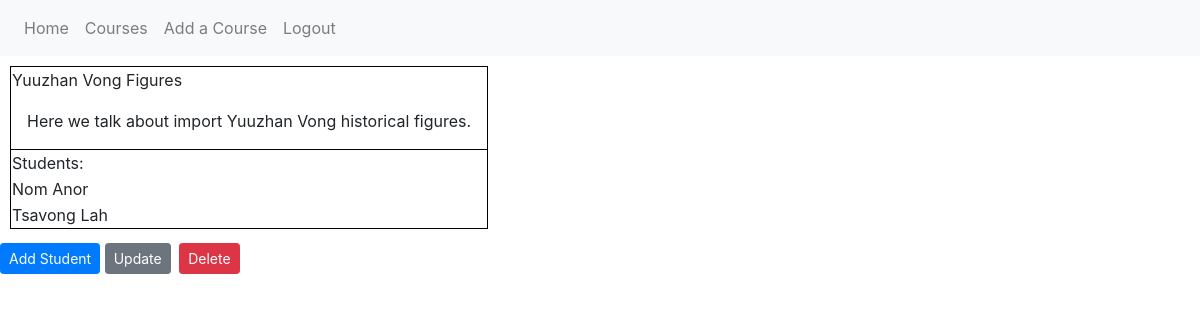
The app's page /course/1 (signed in) with its own data.
### guide_and_teach/models.py (models this page shows, shortened)
class Course(db.Model):
    id = db.Column(db.Integer, primary_key=True)
    course_title = db.Column(db.String(100), nullable=False)
    course_desc = db.Column(db.Text, nullable=False)
    user_id = db.Column(db.Integer, db.ForeignKey('user.id'), nullable=False)
    student = db.relationship('Student', backref='course', lazy=True)

class Student(db.Model):
    id = db.Column(db.Integer, primary_key=True)
    user_id = db.Column(db.Integer, db.ForeignKey('user.id'))
    course_id = db.Column(db.Integer, db.ForeignKey('course.id'))
    student_name = db.Column(db.String(50))
    teacher = db.relationship('User', backref="user")
    courses = db.relationship('Course', backref="course")

### guide_and_teach/routes.py (the view)
@app.route('/course/<int:course_id>', methods=['GET','POST'])
@login_required
def single_course(course_id):
    course = Course.query.get_or_404(course_id)
    students = Student.query.all()
    return render_template('single_course.html', title='Course', course=course, students=students)

### guide_and_teach/models.py (called while the page is built)
@login_manager.user_loader
def load_user(user_id):
    return User.query.get(int(user_id))

### guide_and_teach/templates/single_course.html (shortened to what this page needs)
{% extends "layout.html" %}
{% block content %}
        <article>
            <table class="yes">
                <thead>
                    <tr>
                        <td>{{ course.course_title }}</td>
                    </tr>
                    <tr>
                        <td>
                            <p>{{ course.course_desc }}</p>
                        </td>
                    </tr>
                </thead>
                <tbody>
                    <tr>
                        <td>Students:</td>
                    </tr>
                    {% for student in students %}
                    {% if student.course == course %}
                    <tr>
                        <td>{{ student.student_name }}</td>
                    </tr>
                    {% endif %}
                    {% endfor %}
                </tbody>
            </table>
            {% if course.user == current_user %}
            <div>
                <a class="btn btn-primary btn-sm mt-1 mb-1" href="{{ url_for('add_student', course_id=course.id) }}">Add Student</a>
                <a class="btn btn-secondary btn-sm mt-1 mb-1" href="{{ url_for('update_course', course_id=course.id)}}">Update</a>
                <button type="button" class="btn btn-danger btn-sm m-1" data-toggle="modal" data-target="#deleteModal">Delete</button>
            </div>
            {% endif %}
        </article>
{% endblock content %}

### guide_and_teach/static/style.css (style rules this page uses)
p { padding: 10px; margin: 5px; }
table { border: 1px solid black; margin: 10px }
thead { border: 1px solid black; }

### records on screen
Course: course_title "Yuuzhan Vong Figures", course_desc "Here we talk about import Yuuzhan Vong historical figures."
Student: student_name "Nom Anor"
Student: student_name "Tsavong Lah"
